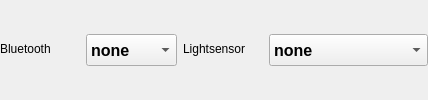
            <widget class="QWidget" name="horizontalWidget10" native="true">
             <property name="sizePolicy">
              <sizepolicy hsizetype="Expanding" vsizetype="Fixed">
               <horstretch>0</horstretch>
               <verstretch>0</verstretch>
              </sizepolicy>
             </property>
             <layout class="QHBoxLayout" name="horizontalLayout_35">
              <property name="leftMargin">
               <number>0</number>
              </property>
              <property name="topMargin">
               <number>0</number>
              </property>
              <property name="rightMargin">
               <number>0</number>
              </property>
              <property name="bottomMargin">
               <number>0</number>
              </property>
              <item>
               <widget class="QWidget" name="formWidget7" native="true">
                <property name="sizePolicy">
                 <sizepolicy hsizetype="Expanding" vsizetype="Fixed">
                  <horstretch>0</horstretch>
                  <verstretch>0</verstretch>
                 </sizepolicy>
                </property>
                <layout class="QFormLayout" name="formLayout_34">
                 <property name="leftMargin">
                  <number>0</number>
                 </property>
                 <property name="topMargin">
                  <number>0</number>
                 </property>
                 <property name="rightMargin">
                  <number>0</number>
                 </property>
                 <property name="bottomMargin">
                  <number>0</number>
                 </property>
                 <item row="0" column="0">
                  <widget class="QLabel" name="labelHardwareBluetooth">
                   <property name="sizePolicy">
                    <sizepolicy hsizetype="Fixed" vsizetype="Fixed">
                     <horstretch>0</horstretch>
                     <verstretch>0</verstretch>
                    </sizepolicy>
                   </property>
                   <property name="minimumSize">
                    <size>
                     <width>80</width>
                     <height>30</height>
                    </size>
                   </property>
                   <property name="maximumSize">
                    <size>
                     <width>80</width>
                     <height>16777215</height>
                    </size>
                   </property>
                   <property name="text">
                    <string>Bluetooth</string>
                   </property>
                  </widget>
                 </item>
                 <item row="0" column="1">
                  <widget class="QComboBox" name="comboBoxBluetooth">
                   <property name="sizePolicy">
                    <sizepolicy hsizetype="Expanding" vsizetype="Fixed">
                     <horstretch>0</horstretch>
                     <verstretch>0</verstretch>
                    </sizepolicy>
                   </property>
                   <property name="minimumSize">
                    <size>
                     <width>0</width>
                     <height>32</height>
                    </size>
                   </property>
                   <property name="maximumSize">
                    <size>
                     <width>16777215</width>
                     <height>32</height>
                    </size>
                   </property>
                   <property name="font">
                    <font>
                     <pointsize>12</pointsize>
                     <weight>75</weight>
                     <bold>true</bold>
                    </font>
                   </property>
                   <property name="styleSheet">
                    <string notr="true">QScrollBar { 
	width: 40px;
	background-color: rgba(85, 87, 83, 0.7);
}
QComboBox::item {
	padding-top: 6px;
	padding-bottom: 6px;
	height: 32px;
	min-height: 32px;
}
QComboBox::item:selected {
	background-color: rgb(78, 154, 6);
	padding-top: 6px;
	padding-bottom: 6px;
	height: 32px;
	min-height: 32px;
}</string>
                   </property>
                   <item>
                    <property name="text">
                     <string>none</string>
                    </property>
                   </item>
                   <item>
                    <property name="text">
                     <string>builtin</string>
                    </property>
                   </item>
                   <item>
                    <property name="text">
                     <string>external</string>
                    </property>
                   </item>
                  </widget>
                 </item>
                </layout>
               </widget>
              </item>
              <item>
               <widget class="QWidget" name="formWidget_21" native="true">
                <property name="sizePolicy">
                 <sizepolicy hsizetype="Expanding" vsizetype="Fixed">
                  <horstretch>0</horstretch>
                  <verstretch>0</verstretch>
                 </sizepolicy>
                </property>
                <layout class="QFormLayout" name="formLayout_35">
                 <property name="leftMargin">
                  <number>0</number>
                 </property>
                 <property name="topMargin">
                  <number>0</number>
                 </property>
                 <property name="rightMargin">
                  <number>0</number>
                 </property>
                 <property name="bottomMargin">
                  <number>0</number>
                 </property>
                 <item row="0" column="1">
                  <widget class="QComboBox" name="comboBoxLS">
                   <property name="sizePolicy">
                    <sizepolicy hsizetype="Expanding" vsizetype="Fixed">
                     <horstretch>0</horstretch>
                     <verstretch>0</verstretch>
                    </sizepolicy>
                   </property>
                   <property name="minimumSize">
                    <size>
                     <width>0</width>
                     <height>32</height>
                    </size>
                   </property>
                   <property name="maximumSize">
                    <size>
                     <width>16777215</width>
                     <height>32</height>
                    </size>
                   </property>
                   <property name="font">
                    <font>
                     <pointsize>12</pointsize>
                     <weight>75</weight>
                     <bold>true</bold>
                    </font>
                   </property>
                   <property name="styleSheet">
                    <string notr="true">QScrollBar { 
	width: 40px;
	background-color: rgba(85, 87, 83, 0.7);
}
QComboBox::item {
	padding-top: 6px;
	padding-bottom: 6px;
	height: 32px;
	min-height: 32px;
}
QComboBox::item:selected {
	background-color: rgb(78, 154, 6);
	padding-top: 6px;
	padding-bottom: 6px;
	height: 32px;
	min-height: 32px;
}</string>
                   </property>
                   <item>
                    <property name="text">
                     <string>none</string>
                    </property>
                   </item>
                   <item>
                    <property name="text">
                     <string>enabled (tsl2561)</string>
                    </property>
                   </item>
                  </widget>
                 </item>
                 <item row="0" column="0">
                  <widget class="QLabel" name="labelHardwareLS">
                   <property name="sizePolicy">
                    <sizepolicy hsizetype="Fixed" vsizetype="Fixed">
                     <horstretch>0</horstretch>
                     <verstretch>0</verstretch>
                    </sizepolicy>
                   </property>
                   <property name="minimumSize">
                    <size>
                     <width>80</width>
                     <height>30</height>
                    </size>
                   </property>
                   <property name="maximumSize">
                    <size>
                     <width>80</width>
                     <height>30</height>
                    </size>
                   </property>
                   <property name="text">
                    <string>Lightsensor</string>
                   </property>
                  </widget>
                 </item>
                </layout>
               </widget>
              </item>
             </layout>
            </widget>
